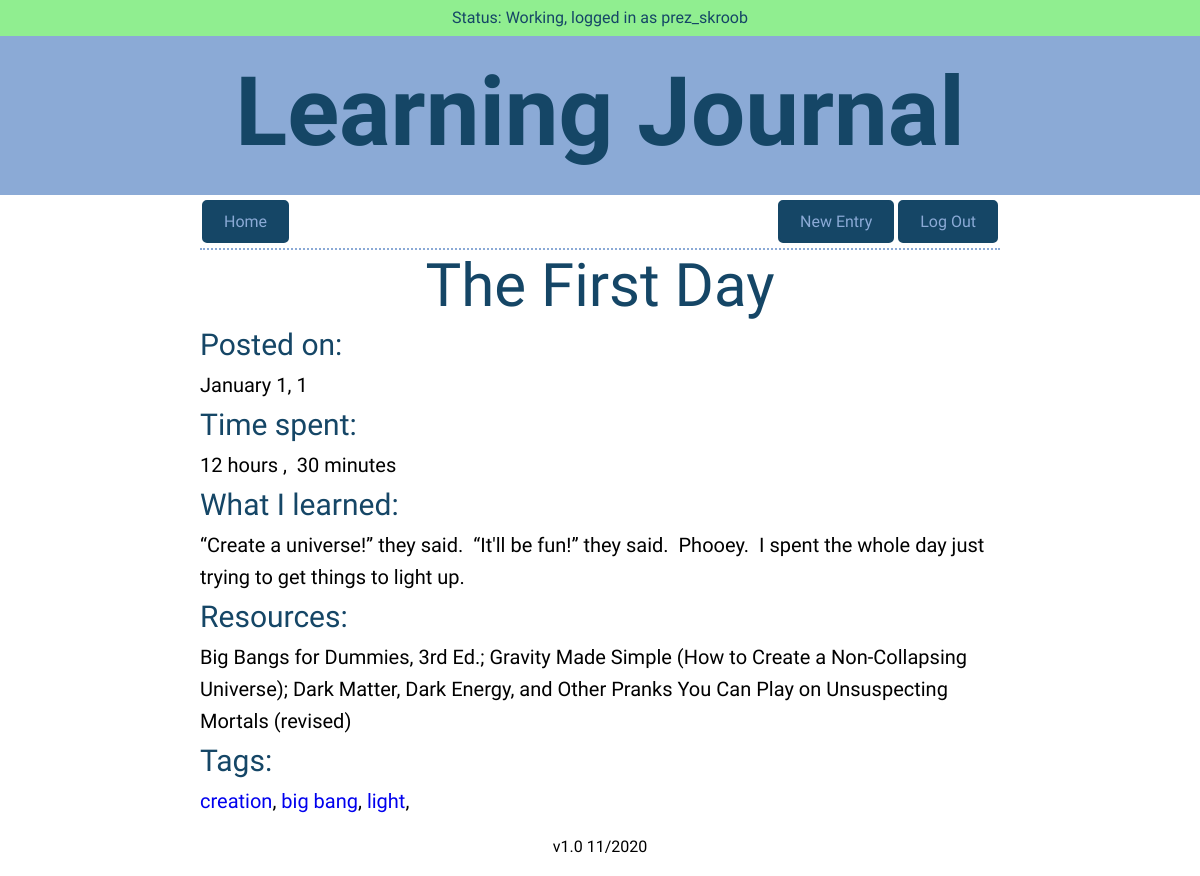
The app's page /entries/1 (signed in), older data.
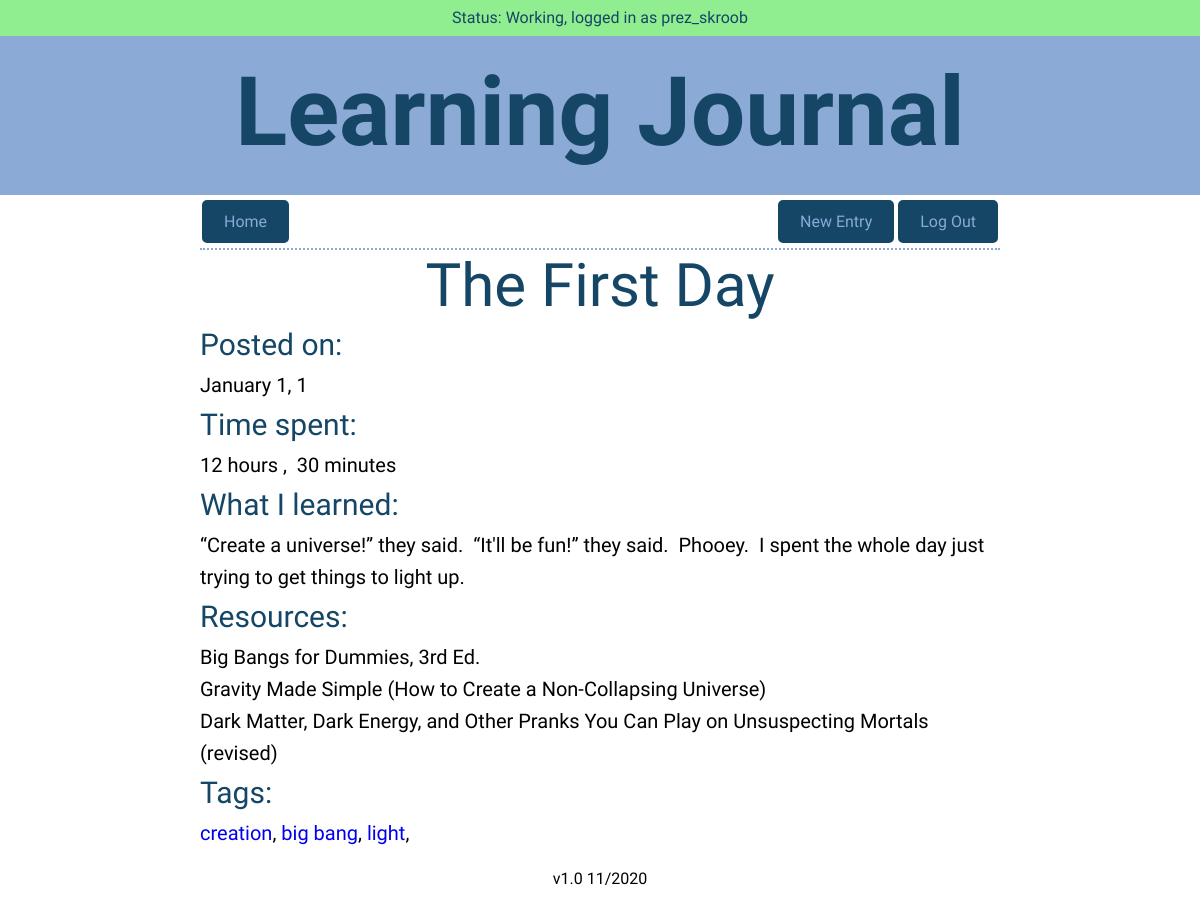
The same page, newer data.
### models.py (models this page shows, shortened)
class User(UserMixin, Model):
    id = AutoField()
    username = CharField(unique=True)
    password = CharField(max_length=100)
    god = BooleanField(default=False)
    class Meta:
        database = DATABASE

class Entry(Model):
    id = AutoField()
    user = ForeignKeyField(User, backref="entries")
    title = CharField(max_length=256)
    date = DateField(default=datetime.date.today)
    time_spent = TimeField()
    learned = TextField()
    resources = TextField()
    tags = CharField(max_length=256)
    private = BooleanField(default=False)
    hidden = BooleanField(default=False)
    class Meta:
        database = DATABASE

### app.py (the view)
@app.route("/entries/<user>")
def user_entries(user):
    global last_route, cur_user, cur_entry, cur_tag
    last_route = "user_entries"
    cur_user = user
    cur_entry = None
    cur_tag = None
    if not current_user.is_authenticated or (current_user.username != user
                                             and current_user.god == False):  # noqa
        entries = (models.Entry.select().where(
            models.Entry.hidden == False)  # noqa E712 (must use == in peewee)
                   .join(models.User)
                   .where(models.User.username == user)
                   .order_by(models.Entry.date.asc()))
    else:
        try:
            target_user = models.User.get(models.User.username == user)
        except models.DoesNotExist:
            flash("User does not exist.", "error")
            return redirect(url_for("index"))
        entries = target_user.entries.order_by(models.Entry.date.asc())
    if current_user.is_authenticated:
        user_ = current_user.username
        if current_user.god:
            god = True
        else:
            god = False
        if current_user.username == user:
            by = "You"
        else:
            by = user
    else:
        god = False
        by = user
        user_ = ""
    return render_template("listing.html", entries=entries, user=user_, god=god,
                           home=False, by=by)

### app.py (called while the page is built)
@login_manager.user_loader
def load_user(userid):
    try:
        return models.User.get(models.User.id == userid)
    except models.DoesNotExist:
        return None

@app.before_request
def before_request():
    g.db = models.DATABASE
    g.db.connect()
    g.user = current_user

@app.after_request
def after_request(response):
    g.db.close()
    return response

### templates/detail.html (shortened to what this page needs)
{% extends "layout.html" %}
{% from "macros.html" import nav_bar with context %}
{% block nav %}
    {{ nav_bar(False) }}
{% endblock %}
{% block content %}
    <div class="entry-title">{{ entry.title }}</div>
    <div class="entry"><span class="entry-label">Posted on:</span><br>{{ entry.date.strftime("%B %d").replace(" 0", " ") }}, {{ entry.date.strftime("%Y") }}</div>
    <div class="entry"><span class="entry-label">Time spent:</span><br>
        {% if entry.time_spent.strftime("%H:%M") == "00:00" %}
            n/a
        {% else %}
            {% if entry.time_spent.strftime("%H") != "00" %}
                {{ entry.time_spent.strftime("%H").lstrip("0") }}
                {% if entry.time_spent.strftime("%H") == "01" %}
                    hour
                {% else %}
                    hours
                {% endif %}
            {% endif %}
            {% if entry.time_spent.strftime("%H") != "00" and entry.time_spent.strftime("%M") != "00" %}
                ,&nbsp;
            {% endif %}
            {% if entry.time_spent.strftime("%M") != "00" %}
                {{ entry.time_spent.strftime("%M").lstrip("0") }}
                {% if entry.time_spent.strftime("%M") == "01" %}
                    minute
                {% else %}
                    minutes
                {% endif %}
            {% endif %}
        {% endif %}
    <div class="entry-multiline"><span class="entry-label">What I learned:</span><br>{{ entry.learned }}</div>
    <div class="entry-multiline"><span class="entry-label">Resources:</span><br>{{ entry.resources }}</div>
    <div class="entry"><span class="entry-label">Tags:</span><br>
        {% for tag in tags %}
            <a href="{{ url_for('show_tag', tag=tag) }}">{{ tag }}</a>,
        {% endfor %}
    </div>
{% endblock %}

### templates/layout.html (shortened to what this page needs)
<!DOCTYPE html>
<html lang="en">
    <head>
        <link href="https://fonts.googleapis.com/css2?family=Asap:ital@0;1&display=swap" rel="stylesheet">        <link rel="stylesheet" href="/static/css/normalize.css">
        <link rel="stylesheet" href="/static/css/site.css">
    </head>
    <body>
        <header>
        <div class="container">
            <div class="messages">
                {% with messages = get_flashed_messages(with_categories=True) %}
                    {% if messages %}
                        {% for category, message in messages %}
                            <div class="notification {{ category }}">{{ message }}</div>
                        {% endfor %}
                    {% else %}
                            <div class="notification success">Status:  Working,
                                {% if current_user.is_authenticated %}
                                    logged in as {{ current_user.username }}
                                {% else %}
                                    not logged in
                                {% endif %}
                            </div>
                    {% endif %}
                {% endwith %}
            </div>
        </div>
            <h1>Learning Journal</h1>
        </header>
        <section>
            {% block nav %}
            {% endblock %}
        </section>
        <section>
            {% block content %}
            {% endblock %}
        </section>
        <footer>
            v1.0 11/2020
        </footer>
    </body>
</html>

### templates/macros.html (shortened to what this page needs)
{% macro nav_bar(home) %}
    <div class="nav-bar">
        {% if home == False %}
            <a class="button" href="{{ url_for('index') }}">Home</a>
        {% else %}
            <div class="button button-inactive">Home</div>
        {% endif %}
        {% if current_user.is_authenticated %}
            <a class="button button-right" href="{{ url_for('logout') }}">Log Out</a>
            <a class="button button-right" href="{{ url_for('create_entry') }}">New Entry</a>
        {% else %}
            <a class="button button-right" href="{{ url_for('login') }}">Log In</a>
            <a class="button button-right" href="{{ url_for('register') }}">Register</a>
        {% endif %}
    </div>
{% endmacro %}

### static/css/site.css (style rules this page uses)
body { font-size: 16px; font-family: 'Asap', sans-serif; font-weight: 400 color: #404a49; }
section { max-width: 800px; margin: auto; }
header { margin: 0 auto; padding-bottom: 6px; text-align: center; color: #154666; background: #8baad6; }
a:link { text-decoration: none; }
.button { background-color: #154666; color: #8baad6; margin: 5px 2px; border: 2px solid #154666; border-radius: 5px; padding: 10px 20px; text-align: center; text-decoration: none; display: inline-block; }
.button-right { float: right }
h1 { font-size: 96px; font-family: "Sarina", cursive; line-height: 25%; }
.messages { height: 36px; background: #90ee90; }
.notification { padding: 8px; }
.success { background: #90ee90; }
.nav-bar, .main { border-bottom: 2px dotted #8baad6; }
.entry { font-size: 20px; line-height: 1.6; }
.entry-label { font-size: 30px; color: #154666; }
.entry-title { font-size: 60px; font-family: 'Hammersmith One', sans-serif; font-weight: 400; color: #154666; text-align: center; }
.entry-multiline { white-space: pre-wrap; }
footer { padding: 20px; text-align: center; }

Row changes from the older to the newer data that the page shows:
changed Entry "The First Day": resources "…Bangs for Dummies, 3rd Ed.; Gravity Made Simple (How to Create a Non-Collapsing Universe); Dark Matter, Dark Energy,…" → "…Bangs for Dummies, 3rd Ed. Gravity Made Simple (How to Create a Non-Collapsing Universe) Dark Matter, Dark Energy,…"
